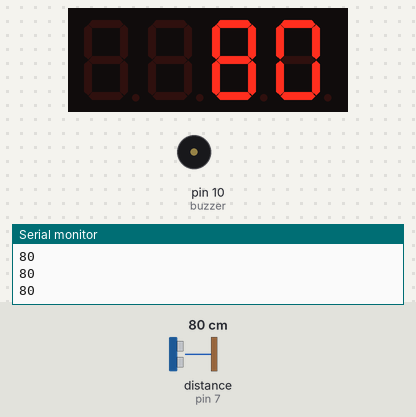
The sketch below on a simulated Arduino Uno, built with avr-gcc and run on an emulated ATmega328P. Shown: 4-digit seven-segment display, buzzer (waves = sounding), the last lines printed to the serial monitor. Inputs (shaded band) come from the test bench; at power-on: distance to the obstacle (sensor on pin 7) 80 cm.

Above: at 1.2 s.
1.3 s: distance to the obstacle (sensor on pin 7) set to 56 cm
At 2.3 s:
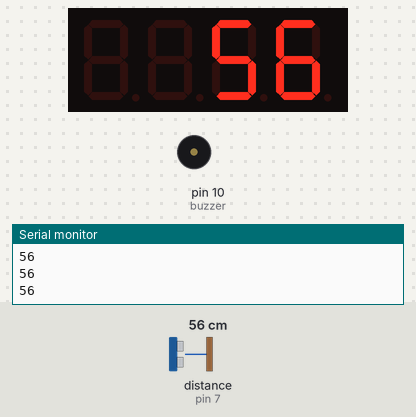
2.8 s: distance to the obstacle (sensor on pin 7) set to 48 cm
At 2.96 s:
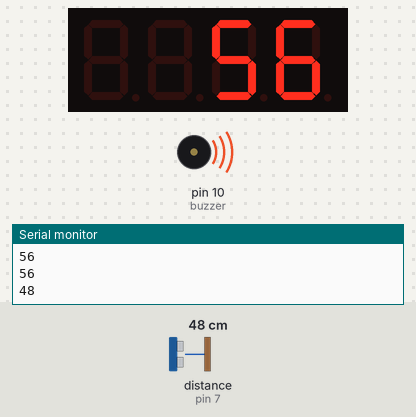
5.8 s: distance to the obstacle (sensor on pin 7) set to 29 cm
At 7.02 s:
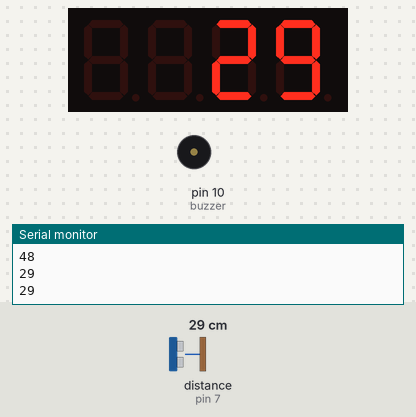
8.0 s: distance to the obstacle (sensor on pin 7) set to 23 cm
At 8.88 s:
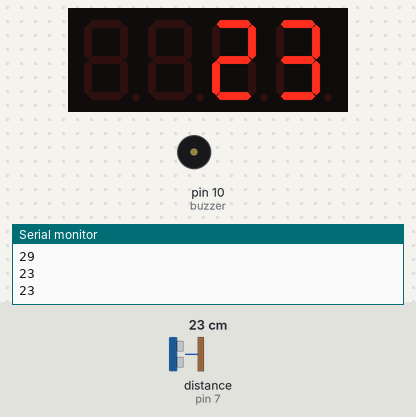
Timing chart, 0 to 11.1 s (numbered marks = the images above; inputs shaded):
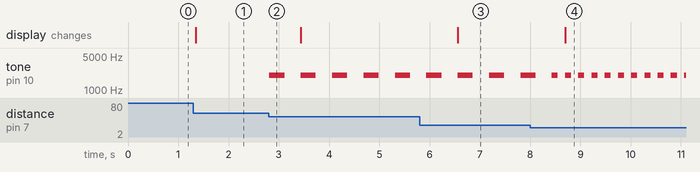

Measured:
- the behaviour switches between 51 and 50 cm on distance to the obstacle (sensor on pin 7) (found by bisection; images 1 and 2)
- the behaviour switches between 26 and 25 cm on distance to the obstacle (sensor on pin 7) (found by bisection; images 3 and 4)
- after the input at 1.3 s, the display: changes after 0.05 s (image 1)
- after the input at 2.8 s, tone on pin 10 (buzzer): alternates 2000 Hz for 0.30 s and silent for 0.32 s, starting at once
- after the input at 5.8 s, the display: changes after 0.76 s (image 3)
- after the input at 8.0 s, the display: changes after 0.70 s (image 4)

The sketch:

09122025.ino
```cpp
#include <Ultrasonic.h>
#include <TM1637Display.h>

#define DIO 3
#define CLK 2

TM1637Display display(CLK, DIO);

long distancia;
Ultrasonic ultrassom(8,7);
int buzzer = 10;

void setup () {
    Serial.begin(9600);
    display.setBrightness(1);
    display.showNumberDec(0);
}

void loop () {
    // Måler afstanden for hver 500ms
    distancia = ultrassom.distanceRead();
    Serial.println(distancia);
    if(distancia <= 15) {
       tone(buzzer, 2000);
    }
    else if(distancia <= 25) {
       tone(buzzer, 2000);
       delay(120);
       noTone(buzzer);
       delay(120);
    }
    else if(distancia <= 50) {
       tone(buzzer, 2000);
       delay(300);
       noTone(buzzer);
       delay(300);
    } else {
      noTone(buzzer);
    }
    display.showNumberDec(distancia);
}
```
